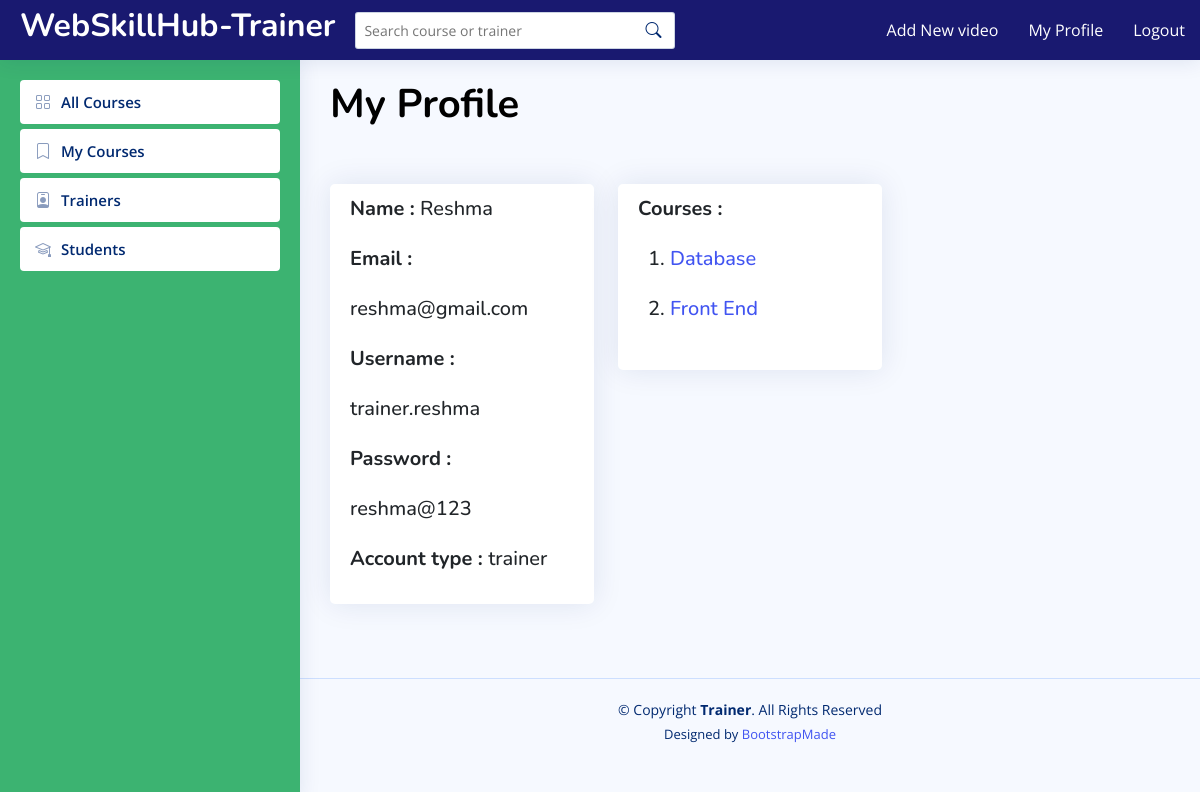
The app's page /trainer/my_profile/ (signed in) with its own data.
### managerapp/models.py (models this page shows, shortened)
class Trainer(models.Model):
    name = models.CharField(max_length=100)
    email = models.EmailField()
    username = models.CharField(max_length=100,null=True)
    password = models.CharField(max_length=100,null=True)
    type = models.CharField(max_length=100,null=True)
    skype_id = models.CharField(max_length=100,null=True)
    whatsapp = models.CharField(max_length=100, null=True)

class Course(models.Model):
    title = models.CharField(max_length=255)
    description = models.TextField()
    image = models.ImageField(upload_to='course_images/', default='default_image.jpg')
    trainer = models.ForeignKey(Trainer, on_delete=models.SET_NULL, null=True, blank=True)
    price = models.IntegerField(default=0)
    def __str__(self):
        return self.title

### trainerapp/views.py (the view)
# urls.py: path('my_profile/',views.my_profile,name='my_profile'),
def my_profile(request):
    trainer_id = request.session.get('trainer_id')
    if not trainer_id:
        return redirect('login')
    trainer = get_object_or_404(Trainer, id=trainer_id)
    my_courses = Course.objects.filter(trainer=trainer)
    context = {'my_courses': my_courses, 'trainer': trainer}
    return render(request, 'trainer/my_profile.html', context)

### templates/trainer/my_profile.html
{% extends 'trainer/base.html' %}
{% load static %}
{% block content %}
<h1 style="color: black"><b>My Profile</b></h1>
<div class="container mt-5">
    <div class="row">
        <div class="col-md-4 mb-4">
            <div class="card" style="width: 100%;">
                <div class="card-body">
                    <h5 class="card-text" style="line-height: 2.5 ">
                        <b>Name : </b>{{ trainer.name }}<br/>
                        <b>Email : </b> {{ trainer.email }}<br/>
                        <b>Username : </b> {{ trainer.username }}<br/>
                        <b>Password : </b> {{ trainer.password }}<br/>
                        <b>Account type : </b> {{ trainer.type }}<br/>
                    </h5>
                </div>
            </div>
        </div>
        <div class="col-md-4 mb-4">
            <div class="card" style="width: 100%;">
                <div class="card-body">
                    <h5 class="card-text" style="line-height: 2.5 ">
                        <b>Courses : </b>
                        <ol>{% for course in my_courses %}
                        <li><a href="{% url 'detailview_t' course.id %}">{{ course }}</a></li>
                        {% endfor %}</ol>
                    </h5>
                </div>
            </div>
        </div>
    </div>
</div>
{% endblock %}

### static/assets/css/style.css (style rules this page uses)
:root { scroll-behavior: smooth; }
body { font-family: "Open Sans", sans-serif; background: #f6f9ff; color: #444444; }
a { color: #4154f1; text-decoration: none; }
h1, h2, h3, h4, h5, h6 { font-family: "Nunito", sans-serif; }
.card { margin-bottom: 30px; border: none; border-radius: 5px; box-shadow: 0px 0 30px rgba(1, 41, 112, 0.1); }
.card-body { padding: 0 20px 20px 20px; }

### records on screen
Trainer: name "Reshma", email "reshma@gmail.com", username "trainer.reshma", password "reshma@123", type "trainer"
Course: title "Database"
Course: title "Front End"
